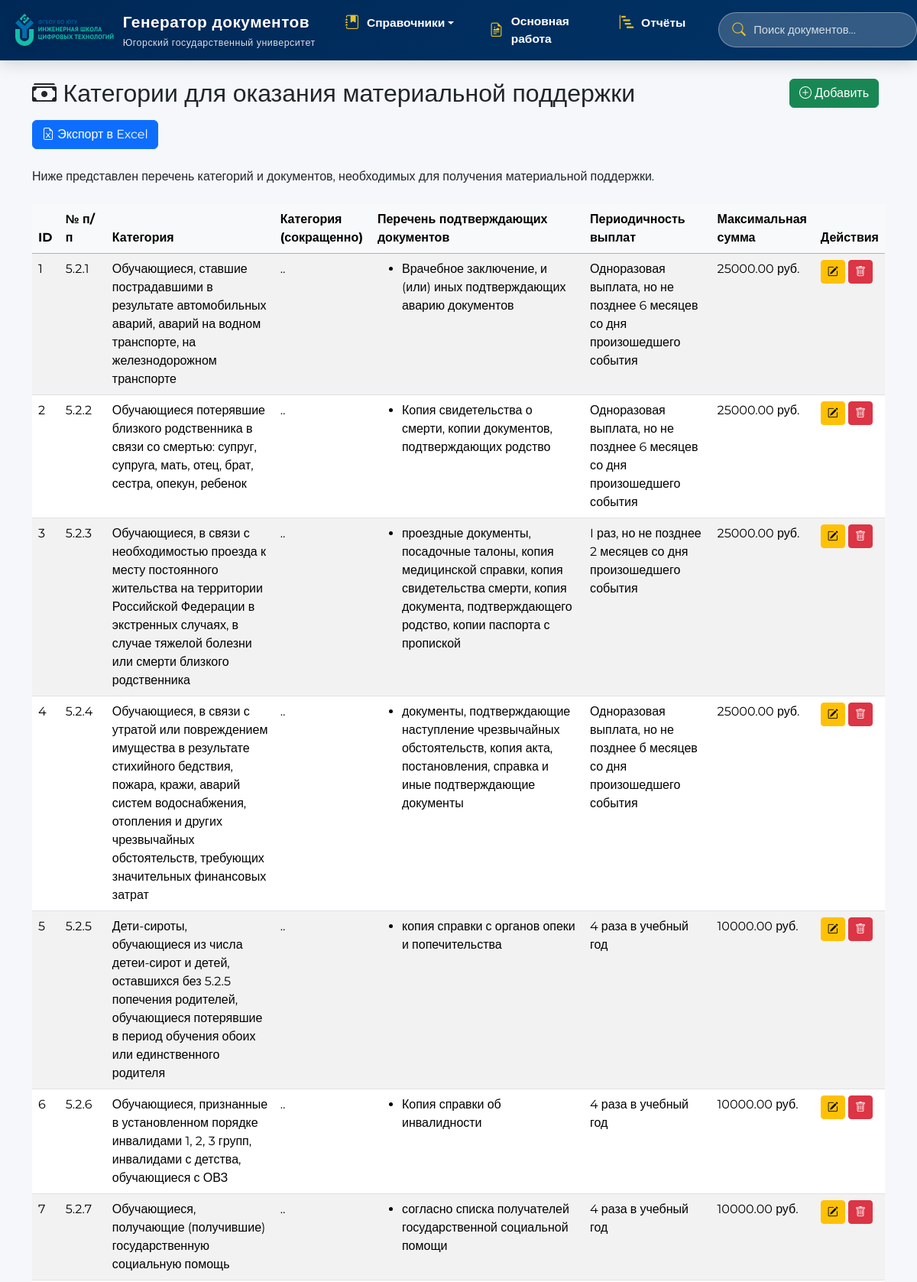
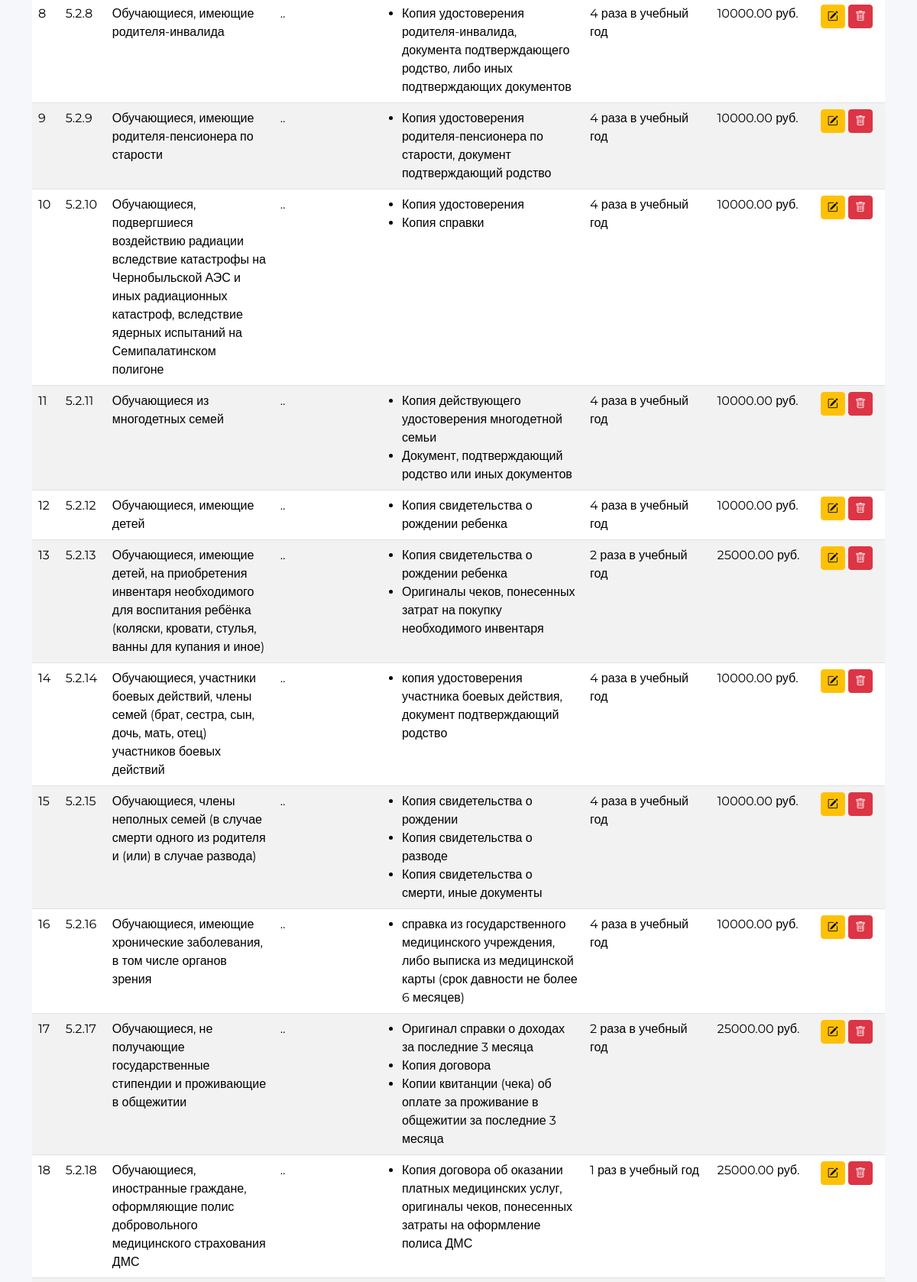
Screenshot of /mathelp.php (upper part) with the database file from the repository (2 pictures, top to bottom).
### tables this page shows
CREATE TABLE `categories` (
  `id` int(11) NOT NULL,
  `number` varchar(255) NOT NULL,
  `category_name` varchar(255) NOT NULL,
  `category_short` varchar(255) NOT NULL,
  `documents_list` text NOT NULL,
  `payment_frequency` varchar(255) NOT NULL,
  `max_amount` decimal(10,2) NOT NULL
);

### mathelp.php (the view, shortened to what this page needs)
<?php
$host = 'localhost';
$dbname = 'SystemDocument';
$username = 'root';
$password = '';
try {
    $pdo = new PDO("mysql:host=$host;dbname=$dbname;charset=utf8", $username, $password);
    $pdo->setAttribute(PDO::ATTR_ERRMODE, PDO::ERRMODE_EXCEPTION);
    $pdo->setAttribute(PDO::ATTR_EMULATE_PREPARES, false);
} catch (PDOException $e) {
    die("Ошибка подключения к базе данных: " . $e->getMessage());
}
try {
    $stmt = $pdo->query("SELECT * FROM categories ORDER BY CAST(number AS UNSIGNED)");
    $categories = $stmt->fetchAll(PDO::FETCH_ASSOC);
} catch (PDOException $e) {
    die("Ошибка при получении списка категорий: " . $e->getMessage());
}
?>
<!DOCTYPE html>
<html lang="ru">
<head>
    <link href="https://cdn.jsdelivr.net/npm/bootstrap@5.3.0/dist/css/bootstrap.min.css" rel="stylesheet">
    <link rel="stylesheet" href="https://cdn.jsdelivr.net/npm/bootstrap-icons@1.10.0/font/bootstrap-icons.css">
</head>
<body>
    <div id="header-container"></div>
    <div class="container mt-4">
        <div class="d-flex align-items-center mb-3">
            <h2 class="mb-0"><i class="bi bi-cash-stack"></i> Категории для оказания материальной поддержки</h2>
            <div class="ms-auto">
                <button class="btn btn-success me-2" data-bs-toggle="modal" data-bs-target="#addModal">
                    <i class="bi bi-plus-circle"></i> Добавить
                </button>
            </div>
        </div>
        <div class="export-buttons mb-4">
            <a href="?export_excel=1" class="btn btn-primary">
                <i class="bi bi-file-earmark-excel"></i> Экспорт в Excel
            </a>
        </div>
        <p class="mb-4">Ниже представлен перечень категорий и документов, необходимых для получения материальной поддержки.</p>
        <?php if (empty($categories)): ?>
            <div class="alert alert-info">Нет данных для отображения. Добавьте первую категорию.</div>
        <?php else: ?>
        <div class="table-responsive">
            <table class="table table-striped table-hover">
                <thead class="table-primary">
                    <tr>
                        <th>ID</th>
                        <th>№ п/п</th>
                        <th>Категория</th>
                        <th>Категория (сокращенно)</th>
                        <th>Перечень подтверждающих документов</th>
                        <th>Периодичность выплат</th>
                        <th>Максимальная сумма</th>
                        <th>Действия</th>
                    </tr>
                </thead>
                <tbody>
                    <?php foreach ($categories as $category): ?>
                    <tr>
                        <td><?= htmlspecialchars($category['id'] ?? '') ?></td>
                        <td><?= htmlspecialchars($category['number'] ?? '') ?></td>
                        <td><?= htmlspecialchars($category['category_name'] ?? '') ?></td>
                        <td><?= htmlspecialchars($category['category_short'] ?? '') ?></td>
                        <td>
                            <ul class="mb-0">
                                <?php
                                $documents = isset($category['documents_list']) ? explode("\n", $category['documents_list']) : [];
                                foreach ($documents as $doc):
                                    if (!empty(trim($doc))): ?>
                                        <li><?= htmlspecialchars($doc) ?></li>
                                    <?php endif; ?>
                                <?php endforeach; ?>
                            </ul>
                        </td>
                        <td><?= htmlspecialchars($category['payment_frequency'] ?? '') ?></td>
                        <td><?= htmlspecialchars($category['max_amount'] ?? '') ?> руб.</td>
                        <td>
                            <button class="btn btn-warning btn-sm edit-btn" data-bs-toggle="modal" data-bs-target="#editModal"
                               data-id="<?= $category['id'] ?? '' ?>"
                               data-number="<?= htmlspecialchars($category['number'] ?? '') ?>"
                               data-category-name="<?= htmlspecialchars($category['category_name'] ?? '') ?>"
                               data-category-short="<?= htmlspecialchars($category['category_short'] ?? '') ?>"
                               data-documents-list="<?= htmlspecialchars($category['documents_list'] ?? '') ?>"
                               data-payment-frequency="<?= htmlspecialchars($category['payment_frequency'] ?? '') ?>"
                               data-max-amount="<?= htmlspecialchars($category['max_amount'] ?? '') ?>">
                                <i class="bi bi-pencil-square"></i>
                            </button>
                            <a href="?delete_id=<?= $category['id'] ?? '' ?>" class="btn btn-danger btn-sm" onclick="return confirm('Вы уверены, что хотите удалить эту категорию?');">
                                <i class="bi bi-trash"></i>
                            </a>
                        </td>
                    </tr>
                    <?php endforeach; ?>
                </tbody>
            </table>
        </div>
        <?php endif; ?>
    </div>
</body>
</html>

### mathelp.php (style rules this page uses)
.table-responsive { overflow-x: auto; }
.table thead th { background-color: #f8f9fa; position: sticky; top: 0; }
.export-buttons { margin-bottom: 20px; }

### rows the page displays
categories: id "1", number "5.2.1", category_name "Обучающиеся, ставшие пострадавшими в результате автомобильных аварий, аварий на водном транспорте, на железнодорожном транспорте", category_short "..", documents_list "Врачебное заключение, и (или) иных подтверждающих аварию документов", payment_frequency "Одноразовая выплата, но не позднее 6 месяцев со дня произошедшего события", max_amount "25000.00"
categories: id "2", number "5.2.2", category_name "Обучающиеся потерявшие близкого родственника в связи со смертью: супруг, супруга, мать, отец, брат, сестра, опекун, ребенок", category_short "..", documents_list "Копия свидетельства о смерти, копии документов, подтверждающих родство", payment_frequency "Одноразовая выплата, но не позднее 6 месяцев со дня произошедшего события", max_amount "25000.00"
categories: id "3", number "5.2.3", category_name "Обучающиеся, в связи с необходимостью проезда к месту постоянного жительства на территории Российской Федерации в экстренных случаях, в случае тяжелой болезни или смерти близкого родственника", category_short "..", documents_list "проездные документы, посадочные талоны, копия медицинской справки, копия свидетельства смерти, копия документа, подтверждающего родство, копии паспорта с пропиской", payment_frequency "I раз, но не позднее 2 месяцев со дня произошедшего события", max_amount "25000.00"
categories: id "4", number "5.2.4", category_name "Обучающиеся, в связи с утратой или повреждением имущества в результате стихийного бедствия, пожара, кражи, аварий систем водоснабжения, отопления и других чрезвычайных обстоятельств, требующих значительных финансовых затрат", category_short "..", documents_list "документы, подтверждающие наступление чрезвычайных обстоятельств, копия акта, постановления, справка и иные подтверждающие документы", payment_frequency "Одноразовая выплата, но не позднее б месяцев со дня произошедшего события", max_amount "25000.00"
categories: id "5", number "5.2.5", category_name "Дети-сироты, обучающиеся из числа детеи-сирот и детей, оставшихся без 5.2.5 попечения родителей, обучающиеся потерявшие в период обучения обоих или единственного родителя", category_short "..", documents_list "копия справки с органов опеки и попечительства", payment_frequency "4 раза в учебный год", max_amount "10000.00"
categories: id "6", number "5.2.6", category_name "Обучающиеся, признанные в установленном порядке инвалидами 1, 2, 3 групп, инвалидами с детства, обучающиеся с ОВЗ", category_short "..", documents_list "Копия справки об инвалидности", payment_frequency "4 раза в учебный год", max_amount "10000.00"
categories: id "7", number "5.2.7", category_name "Обучающиеся, получающие (получившие) государственную социальную помощь", category_short "..", documents_list "согласно списка получателей государственной социальной помощи", payment_frequency "4 раза в учебный год", max_amount "10000.00"
categories: id "8", number "5.2.8", category_name "Обучающиеся, имеющие родителя-инвалида", category_short "..", documents_list "Копия удостоверения родителя-инвалида, документа подтверждающего родство, либо иных подтверждающих документов", payment_frequency "4 раза в учебный год", max_amount "10000.00"
categories: id "9", number "5.2.9", category_name "Обучающиеся, имеющие родителя-пенсионера по старости", category_short "..", documents_list "Копия удостоверения родителя-пенсионера по старости, документ подтверждающий родство", payment_frequency "4 раза в учебный год", max_amount "10000.00"
categories: id "10", number "5.2.10", category_name "Обучающиеся, подвергшиеся воздействию радиации вследствие катастрофы на Чернобыльской АЭС и иных радиационных катастроф, вследствие ядерных испытаний на Семипалатинском полигоне", category_short "..", documents_list "Копия удостоверения", documents_list "Копия справки", payment_frequency "4 раза в учебный год", max_amount "10000.00"
categories: id "11", number "5.2.11", category_name "Обучающиеся из многодетных семей", category_short "..", documents_list "Копия действующего удостоверения многодетной семьи", documents_list "Документ, подтверждающий родство или иных документов", payment_frequency "4 раза в учебный год", max_amount "10000.00"
categories: id "12", number "5.2.12", category_name "Обучающиеся, имеющие детей", category_short "..", documents_list "Копия свидетельства о рождении ребенка", payment_frequency "4 раза в учебный год", max_amount "10000.00"
categories: id "13", number "5.2.13", category_name "Обучающиеся, имеющие детей, на приобретения инвентаря необходимого для воспитания ребёнка (коляски, кровати, стулья, ванны для купания и иное)", category_short "..", documents_list "Копия свидетельства о рождении ребенка", documents_list "Оригиналы чеков, понесенных затрат на покупку необходимого инвентаря", payment_frequency "2 раза в учебный год", max_amount "25000.00"
categories: id "14", number "5.2.14", category_name "Обучающиеся, участники боевых действий, члены семей (брат, сестра, сын, дочь, мать, отец) участников боевых действий", category_short "..", documents_list "копия удостоверения участника боевых действия, документ подтверждающий родство", payment_frequency "4 раза в учебный год", max_amount "10000.00"
categories: id "15", number "5.2.15", category_name "Обучающиеся, члены неполных семей (в случае смерти одного из родителя и (или) в случае развода)", category_short "..", documents_list "Копия свидетельства о рождении", documents_list "Копия свидетельства о разводе", documents_list "Копия свидетельства о смерти, иные документы", payment_frequency "4 раза в учебный год", max_amount "10000.00"
categories: id "16", number "5.2.16", category_name "Обучающиеся, имеющие хронические заболевания, в том числе органов зрения", category_short "..", documents_list "справка из государственного медицинского учреждения, либо выписка из медицинской карты (срок давности не более 6 месяцев)", payment_frequency "4 раза в учебный год", max_amount "10000.00"
categories: id "17", number "5.2.17", category_name "Обучающиеся, не получающие государственные стипендии и проживающие в общежитии", category_short "..", documents_list "Оригинал справки о доходах за последние 3 месяца", documents_list "Копия договора", documents_list "Копии квитанции (чека) об оплате за проживание в общежитии за последние 3 месяца", payment_frequency "2 раза в учебный год", max_amount "25000.00"
categories: id "18", number "5.2.18", category_name "Обучающиеся, иностранные граждане, оформляющие полис добровольного медицинского страхования ДМС", category_short "..", documents_list "Копия договора об оказании платных медицинских услуг, оригиналы чеков, понесенных затраты на оформление полиса ДМС", payment_frequency "1 раз в учебный год", max_amount "25000.00"
